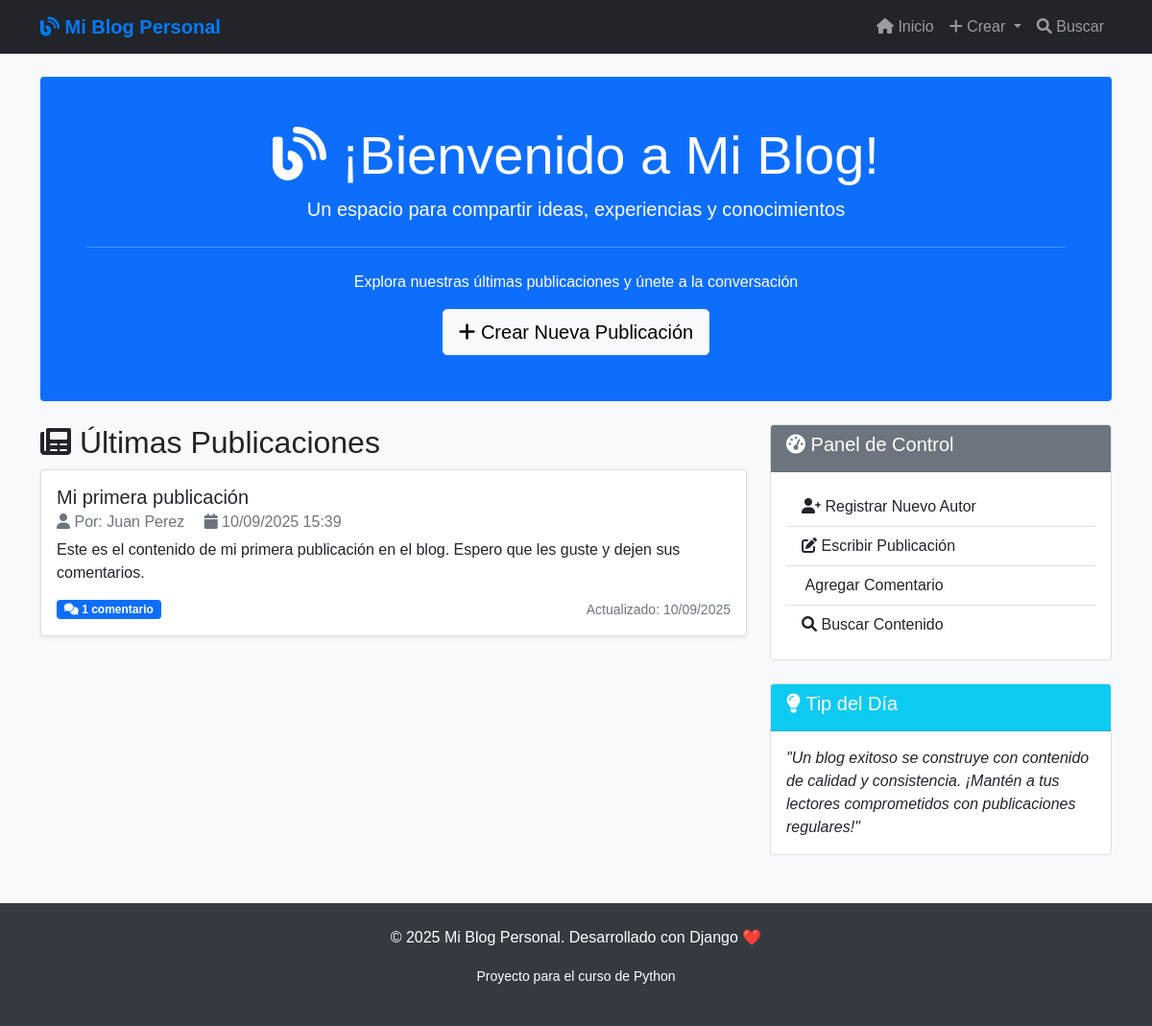
The page /blog/ on the database as committed earlier.
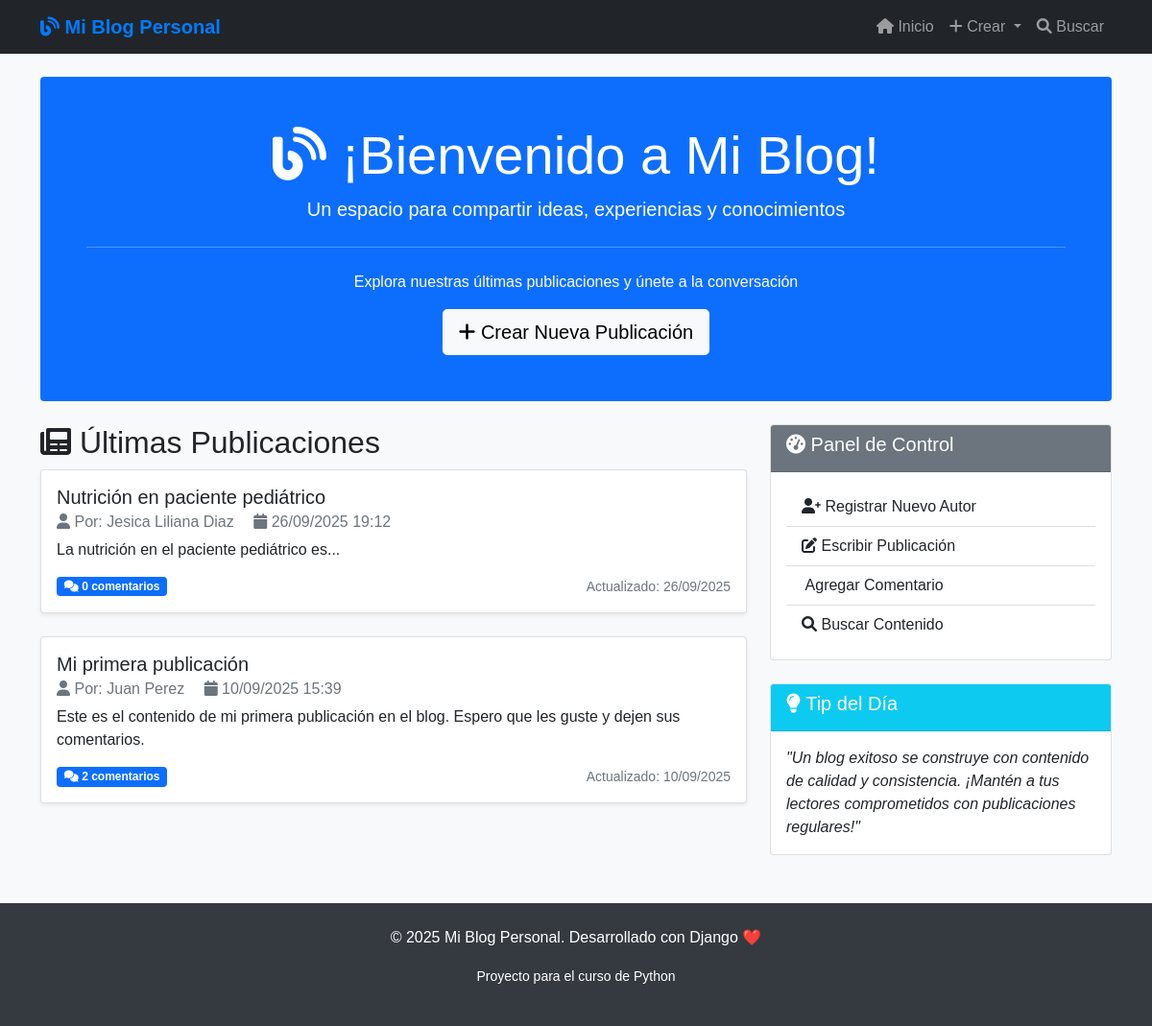
The same page on the database as committed later.
### blog/models.py (models this page shows, shortened)
class Post(models.Model):
    titulo = models.CharField(max_length=200, verbose_name="Título")
    contenido = models.TextField(verbose_name="Contenido")
    autor = models.ForeignKey(Autor, on_delete=models.CASCADE, verbose_name="Autor")
    fecha_creacion = models.DateTimeField(auto_now_add=True, verbose_name="Fecha de Creación")
    fecha_actualizacion = models.DateTimeField(auto_now=True, verbose_name="Última Actualización")
    publicado = models.BooleanField(default=True, verbose_name="Publicado")
    class Meta:
        verbose_name = "Publicación"
        verbose_name_plural = "Publicaciones"
        ordering = ['-fecha_creacion']

class Autor(models.Model):
    nombre = models.CharField(max_length=100, verbose_name="Nombre")
    apellido = models.CharField(max_length=100, verbose_name="Apellido")
    email = models.EmailField(unique=True, verbose_name="Correo Electrónico")
    biografia = models.TextField(max_length=500, blank=True, verbose_name="Biografía")
    fecha_registro = models.DateTimeField(auto_now_add=True, verbose_name="Fecha de Registro")
    class Meta:
        verbose_name = "Autor"
        verbose_name_plural = "Autores"

### blog/views.py (the view)
# urls.py: path('', views.inicio, name='inicio'),  # DEBE SER 'inicio'
def inicio(request):
    posts = Post.objects.filter(publicado=True)[:5]  # Últimas 5 publicaciones
    return render(request, 'blog/inicio.html', {'posts': posts})

### blog/templates/blog/inicio.html (shortened to what this page needs)
{% extends 'blog/base.html' %}
{% block content %}
<div class="row">
    <div class="col-md-12">
        <div class="jumbotron bg-primary text-white p-5 rounded mb-4">
            <div class="text-center">
                <h1 class="display-4"><i class="fas fa-blog"></i> ¡Bienvenido a Mi Blog!</h1>
                <p class="lead">Un espacio para compartir ideas, experiencias y conocimientos</p>
                <hr class="my-4" style="border-color: white;">
                <p>Explora nuestras últimas publicaciones y únete a la conversación</p>
                <a class="btn btn-light btn-lg" href="{% url 'blog:crear_post' %}" role="button">
                    <i class="fas fa-plus"></i> Crear Nueva Publicación
                </a>
            </div>
        </div>
    </div>
</div>
<div class="row">
    <div class="col-md-8">
        <h2><i class="fas fa-newspaper"></i> Últimas Publicaciones</h2>
        {% if posts %}
            {% for post in posts %}
                <div class="card mb-4 shadow-sm">
                    <div class="card-body">
                        <h5 class="card-title">{{ post.titulo }}</h5>
                        <h6 class="card-subtitle mb-2 text-muted">
                            <i class="fas fa-user"></i> Por: {{ post.autor.nombre }} {{ post.autor.apellido }}
                            <span class="ms-3">
                                <i class="fas fa-calendar"></i> {{ post.fecha_creacion|date:"d/m/Y H:i" }}
                            </span>
                        </h6>
                        <p class="card-text">{{ post.contenido|truncatewords:30 }}</p>
                        <div class="d-flex justify-content-between align-items-center">
                            <span class="badge bg-primary">
                                <i class="fas fa-comments"></i> {{ post.comentarios.count }} comentario{{ post.comentarios.count|pluralize }}
                            </span>
                            <small class="text-muted">
                                {% if post.fecha_actualizacion != post.fecha_creacion %}
                                    Actualizado: {{ post.fecha_actualizacion|date:"d/m/Y" }}
                                {% endif %}
                            </small>
                        </div>
                    </div>
                </div>
            {% endfor %}
        {% endif %}
    </div>
    <div class="col-md-4">
        <div class="card">
            <div class="card-header bg-secondary text-white">
                <h5><i class="fas fa-tachometer-alt"></i> Panel de Control</h5>
            </div>
            <div class="card-body">
                <div class="list-group list-group-flush">
                    <a href="{% url 'blog:crear_autor' %}" class="list-group-item list-group-item-action">
                        <i class="fas fa-user-plus"></i> Registrar Nuevo Autor
                    </a>
                    <a href="{% url 'blog:crear_post' %}" class="list-group-item list-group-item-action">
                        <i class="fas fa-edit"></i> Escribir Publicación
                    </a>
                    <a href="{% url 'blog:crear_comentario' %}" class="list-group-item list-group-item-action">
                         Agregar Comentario
                    </a>
                    <a href="{% url 'blog:buscar_posts' %}" class="list-group-item list-group-item-action">
                        <i class="fas fa-search"></i> Buscar Contenido
                    </a>
                </div>
            </div>
        </div>
        <div class="card mt-4">
            <div class="card-header bg-info text-white">
                <h5><i class="fas fa-lightbulb"></i> Tip del Día</h5>
            </div>
            <div class="card-body">
                <p class="card-text">
                    <em>"Un blog exitoso se construye con contenido de calidad y consistencia.
                    ¡Mantén a tus lectores comprometidos con publicaciones regulares!"</em>
                </p>
            </div>
        </div>
    </div>
</div>
{% endblock %}

### blog/templates/blog/base.html (shortened to what this page needs)
<!DOCTYPE html>
<html lang="es">
<head>
    <link href="https://cdn.jsdelivr.net/npm/bootstrap@5.1.3/dist/css/bootstrap.min.css" rel="stylesheet">
    <link rel="stylesheet" href="https://cdnjs.cloudflare.com/ajax/libs/font-awesome/6.0.0/css/all.min.css">
</head>
<body>
    <nav class="navbar navbar-expand-lg navbar-dark bg-dark">
        <div class="container">
            <a class="navbar-brand" href="{% url 'blog:inicio' %}">
                <i class="fas fa-blog"></i> Mi Blog Personal
            </a>
            <div class="collapse navbar-collapse" id="navbarNav">
                <ul class="navbar-nav ms-auto">
                    <li class="nav-item">
                        <a class="nav-link" href="{% url 'blog:inicio' %}">
                            <i class="fas fa-home"></i> Inicio
                        </a>
                    </li>
                    <li class="nav-item dropdown">
                        <a class="nav-link dropdown-toggle" href="#" id="navbarDropdown" role="button" data-bs-toggle="dropdown">
                            <i class="fas fa-plus"></i> Crear
                        </a>
                    </li>
                    <li class="nav-item">
                        <a class="nav-link" href="{% url 'blog:buscar_posts' %}">
                            <i class="fas fa-search"></i> Buscar
                        </a>
                    </li>
                </ul>
            </div>
        </div>
    </nav>
    <main class="container mt-4">
        {% block content %}
        {% endblock %}
    </main>
    <footer class="text-center py-4">
        <div class="container">
            <p>&copy; 2025 Mi Blog Personal. Desarrollado con Django ❤️</p>
            <p><small>Proyecto para el curso de Python </small></p>
        </div>
    </footer>
</body>
</html>

### blog/templates/blog/base.html (style rules this page uses)
body { font-family: 'Arial', sans-serif; background-color: #f8f9fa; }
.navbar-brand { font-weight: bold; color: #007bff !important; }
.card { transition: transform 0.2s; }
footer { background-color: #343a40; color: white; margin-top: 50px; }

Rows that differ between the two databases and show on the page:
added Post: titulo "Nutrición en paciente pediátrico", autor.nombre "Jesica", autor.apellido "Liliana Diaz", fecha_creacion "26/09/2025 19:12", contenido "La nutrición en el paciente pediátrico es...", comentarios.count "0", fecha_actualizacion "26/09/2025"
computed for Post "Mi primera publicación": comentarios.count "1" → "2"
